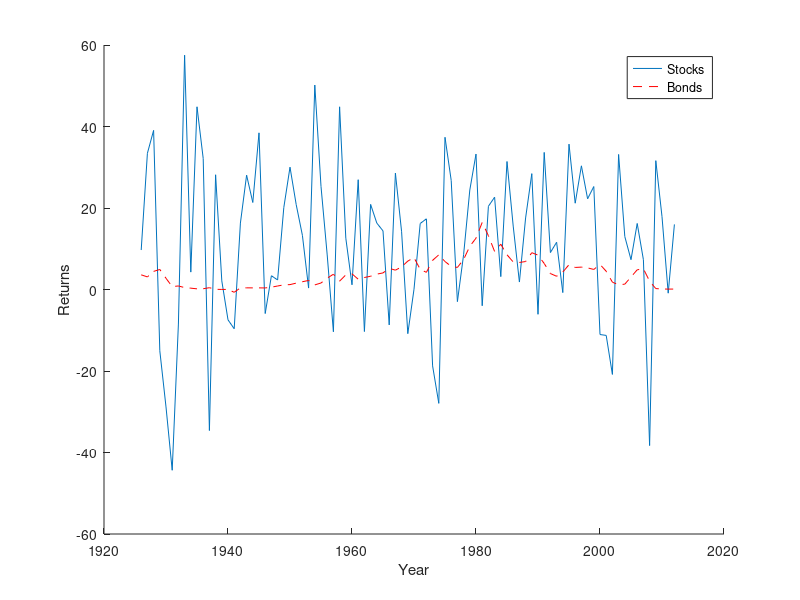
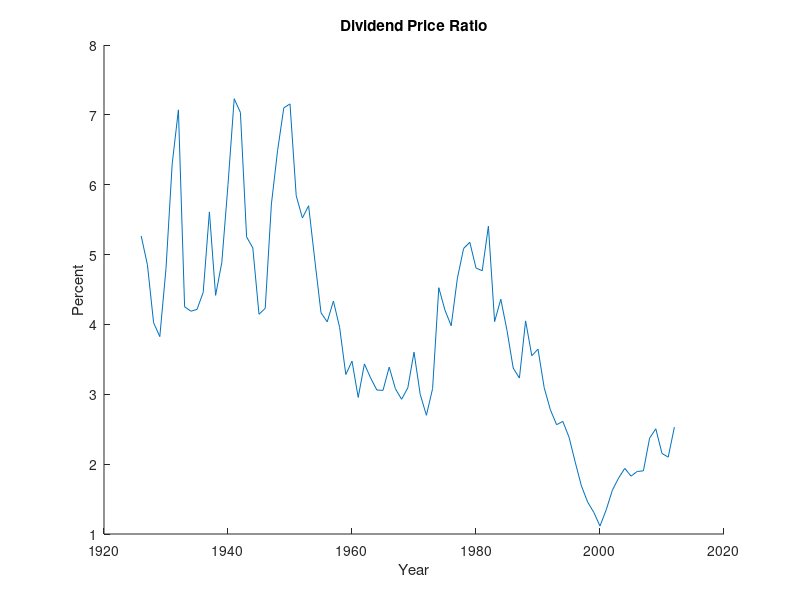

Source code (MATLAB) for these figures, in order: (Note: this script raises an error after producing the figures.)
% -------------------------------------------------------------------------
%
% ECON 4360 Spring 2014
% Solutions: Homework 01, Q2
%
% -------------------------------------------------------------------------

clear; clc;

diary hw1q2.txt
diary on

% Loads Data-File into Memory
load data.txt

% Creates/Parses Variables from Data Matrix
Stocks = data(:,2);
DP = data(:,3);
Dg = data(:,4);
Tbill = data(:,5);

% Part (a)
% -------------------------------------------------------------------------
% Displays Means and Std Dev's
fprintf('\n');
fprintf('\n Mean Stock Return  = %5.2f, with Standard Deviation = %5.2f',mean(Stocks)*100,std(Stocks)*100);
fprintf('\n Mean Bond Return   = %5.2f, with Standard Deviation = %5.2f',mean(Tbill)*100,std(Tbill)*100);
fprintf('\n Mean Excess Return = %5.2f, with Standard Deviation = %5.2f',mean(Stocks-Tbill)*100,std(Stocks-Tbill)*100);
fprintf('\n');

% Parts (d) and (e)
% -------------------------------------------------------------------------
% Plots Data
figure(1)
hold on
plot(1926:2012,Stocks.*100);
plot(1926:2012,Tbill.*100,'--r');
legend('Stocks','Bonds')
xlabel('Year')
ylabel('Returns')
hold off

figure(2)
hold on
plot(1926:2012,DP.*100);
xlabel('Year')
ylabel('Percent')
title('Dividend Price Ratio')
hold off

% Part (g)
% -------------------------------------------------------------------------
% Regressions: Stocks
mystats = regstats(Stocks(2:end),Stocks(1:end-1),'linear',{'beta','tstat','rsquare'});
fprintf('\n Stocks:  b = %5.2f, t(b) = %5.2f, R2 = %5.2f',mystats.beta(2), mystats.tstat.t(2),mystats.rsquare);
% Regressions: Bonds
mystats = regstats(Tbill(2:end),Tbill(1:end-1),'linear',{'beta','tstat','rsquare'});
fprintf('\n Bonds:   b = %5.2f, t(b) = %5.2f, R2 = %5.2f',mystats.beta(2), mystats.tstat.t(2),mystats.rsquare);
% Regressions: Excess
mystats = regstats(Stocks(2:end)-Tbill(2:end),Stocks(1:end-1)-Tbill(1:end-1),'linear',{'beta','tstat','rsquare'});
fprintf('\n Excess:  b = %5.2f, t(b) = %5.2f, R2 = %5.2f',mystats.beta(2), mystats.tstat.t(2),mystats.rsquare);
fprintf('\n');

% Parts (i) and (k)
% -------------------------------------------------------------------------
% Forecasting Regression
mystats = regstats(Stocks(2:end)-Tbill(2:end),DP(1:end-1),'linear',{'beta','tstat','rsquare'});
fprintf('\n Excess:  b = %5.2f, t(b) = %5.2f, R2 = %5.2f',mystats.beta(2), mystats.tstat.t(2),mystats.rsquare);
fprintf('\n E(R) = %5.2f and sigma(E(R)) = %5.2f',mean(Stocks(2:end)-Tbill(2:end))*100,std(mystats.beta(1)+mystats.beta(2).*DP(1:end-1))*100);
fprintf('\n');
fprintf('\n');

diary off
